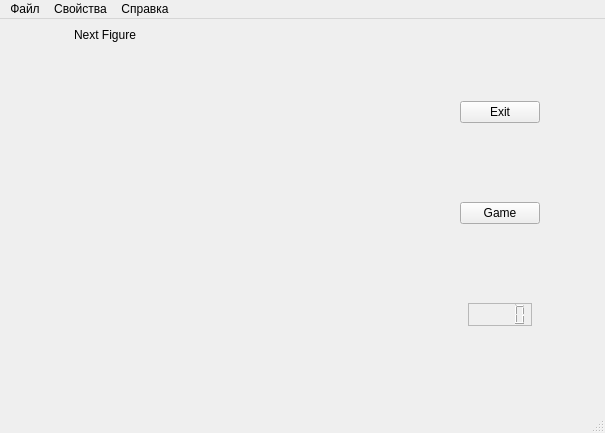
<?xml version="1.0" encoding="UTF-8"?>
<ui version="4.0">
 <class>MainWindow</class>
 <widget class="QMainWindow" name="MainWindow">
  <property name="geometry">
   <rect>
    <x>0</x>
    <y>0</y>
    <width>605</width>
    <height>433</height>
   </rect>
  </property>
  <property name="windowTitle">
   <string>MainWindow</string>
  </property>
  <widget class="QWidget" name="centralwidget">
   <layout class="QHBoxLayout" name="horizontalLayout">
    <item>
     <layout class="QVBoxLayout" name="verticalLayout_2">
      <item alignment="Qt::AlignHCenter|Qt::AlignTop">
       <widget class="QLabel" name="label">
        <property name="sizePolicy">
         <sizepolicy hsizetype="Fixed" vsizetype="Fixed">
          <horstretch>0</horstretch>
          <verstretch>0</verstretch>
         </sizepolicy>
        </property>
        <property name="text">
         <string>Next Figure</string>
        </property>
       </widget>
      </item>
      <item alignment="Qt::AlignHCenter|Qt::AlignTop">
       <widget class="NextFigure" name="nextFigure" native="true">
        <property name="sizePolicy">
         <sizepolicy hsizetype="Fixed" vsizetype="Fixed">
          <horstretch>0</horstretch>
          <verstretch>0</verstretch>
         </sizepolicy>
        </property>
        <property name="minimumSize">
         <size>
          <width>30</width>
          <height>90</height>
         </size>
        </property>
       </widget>
      </item>
     </layout>
    </item>
    <item>
     <widget class="Glass" name="glass" native="true">
      <property name="rows" stdset="0">
       <UInt>20</UInt>
      </property>
      <property name="columns" stdset="0">
       <UInt>13</UInt>
      </property>
     </widget>
    </item>
    <item>
     <layout class="QVBoxLayout" name="verticalLayout">
      <property name="spacing">
       <number>6</number>
      </property>
      <item alignment="Qt::AlignHCenter">
       <widget class="QPushButton" name="pushButtonExit">
        <property name="sizePolicy">
         <sizepolicy hsizetype="Fixed" vsizetype="Fixed">
          <horstretch>50</horstretch>
          <verstretch>0</verstretch>
         </sizepolicy>
        </property>
        <property name="text">
         <string>Exit</string>
        </property>
       </widget>
      </item>
      <item alignment="Qt::AlignHCenter">
       <widget class="QPushButton" name="pushButtonNextGame">
        <property name="sizePolicy">
         <sizepolicy hsizetype="Fixed" vsizetype="Fixed">
          <horstretch>50</horstretch>
          <verstretch>0</verstretch>
         </sizepolicy>
        </property>
        <property name="text">
         <string>Game</string>
        </property>
       </widget>
      </item>
      <item alignment="Qt::AlignHCenter">
       <widget class="QLCDNumber" name="lcdNumber">
        <property name="sizePolicy">
         <sizepolicy hsizetype="Fixed" vsizetype="Fixed">
          <horstretch>0</horstretch>
          <verstretch>0</verstretch>
         </sizepolicy>
        </property>
        <property name="frameShape">
         <enum>QFrame::StyledPanel</enum>
        </property>
        <property name="frameShadow">
         <enum>QFrame::Sunken</enum>
        </property>
        <property name="lineWidth">
         <number>3</number>
        </property>
       </widget>
      </item>
     </layout>
    </item>
   </layout>
  </widget>
  <widget class="QMenuBar" name="menubar">
   <property name="geometry">
    <rect>
     <x>0</x>
     <y>0</y>
     <width>605</width>
     <height>22</height>
    </rect>
   </property>
   <widget class="QMenu" name="menu">
    <property name="title">
     <string>Файл</string>
    </property>
    <addaction name="action_3"/>
    <addaction name="action_4"/>
   </widget>
   <widget class="QMenu" name="menu_2">
    <property name="title">
     <string>Свойства</string>
    </property>
   </widget>
   <widget class="QMenu" name="menu_3">
    <property name="title">
     <string>Справка</string>
    </property>
   </widget>
   <addaction name="menu"/>
   <addaction name="menu_2"/>
   <addaction name="menu_3"/>
  </widget>
  <widget class="QStatusBar" name="statusbar"/>
  <action name="action_3">
   <property name="text">
    <string>Игра</string>
   </property>
  </action>
  <action name="action_4">
   <property name="text">
    <string>Выход</string>
   </property>
  </action>
 </widget>
 <customwidgets>
  <customwidget>
   <class>Glass</class>
   <extends>QWidget</extends>
   <header>glass.h</header>
   <container>1</container>
   <slots>
    <signal>signalSetScore(int)</signal>
    <slot>mySlotGame()</slot>
   </slots>
  </customwidget>
  <customwidget>
   <class>NextFigure</class>
   <extends>QWidget</extends>
   <header>nextfigure.h</header>
   <container>1</container>
  </customwidget>
 </customwidgets>
 <resources/>
 <connections>
  <connection>
   <sender>pushButtonExit</sender>
   <signal>clicked()</signal>
   <receiver>MainWindow</receiver>
   <slot>close()</slot>
   <hints>
    <hint type="sourcelabel">
     <x>499</x>
     <y>148</y>
    </hint>
    <hint type="destinationlabel">
     <x>302</x>
     <y>216</y>
    </hint>
   </hints>
  </connection>
  <connection>
   <sender>pushButtonNextGame</sender>
   <signal>clicked()</signal>
   <receiver>glass</receiver>
   <slot>mySlotGame()</slot>
   <hints>
    <hint type="sourcelabel">
     <x>499</x>
     <y>283</y>
    </hint>
    <hint type="destinationlabel">
     <x>302</x>
     <y>216</y>
    </hint>
   </hints>
  </connection>
  <connection>
   <sender>glass</sender>
   <signal>signalSetScore(int)</signal>
   <receiver>lcdNumber</receiver>
   <slot>display(int)</slot>
   <hints>
    <hint type="sourcelabel">
     <x>302</x>
     <y>216</y>
    </hint>
    <hint type="destinationlabel">
     <x>499</x>
     <y>316</y>
    </hint>
   </hints>
  </connection>
 </connections>
</ui>
